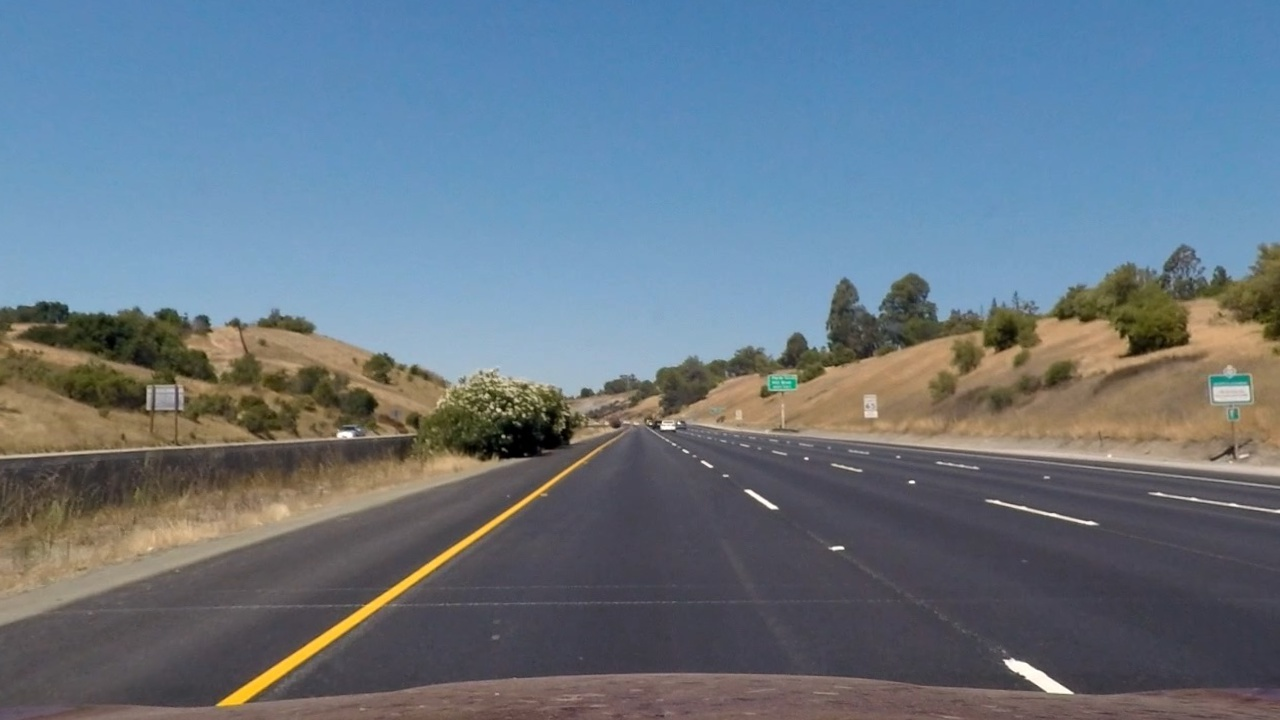
#> input picture output_images/undst_test_images/straight_lines1_undist.jpg, 1280 x 720 px, given as the content of the folder test_images, which was not available
$ jupyter execute --allow-errors P02_test_image_pipeline.ipynb   (shell and % lines are left out)   (older library calls are emulated)   (text cells are left out)
#> lines starting #> are read from the running program, lines starting #| are printed output that depends on the picture; after the words box and inside, x2 and y2 are one past the last pixel; in counts of white or black regions, pixels touching at a corner belong together; pictures that were not available may be replaced by others from this repository, and a replacement may not be noted
[cell 1]
import numpy as np
import cv2
import glob
import matplotlib.pyplot as plt
#import PyQt5
import pickle
import os.path

# load pickled distortion matrix
with open('wide_dist_pickle.p', mode='rb') as f:
#> (reads wide_dist_pickle.p from the repository)
    dist_pickle = pickle.load(f)
    mtx = dist_pickle["mtx"]
    dist = dist_pickle["dist"]

[cell 2]
images = glob.glob('test_images/*.jpg')
undist_images = []
# Test undistortion for each image
for fname in images:
    img = cv2.imread(fname)
#> img is the input picture: shape (720, 1280, 3); mean B, G, R 131.6, 118.3, 103.6
    img_size = (img.shape[1], img.shape[0])
#> img_size = (1280, 720)

    # Do camera calibration given object points and image points
    undist = cv2.undistort(img, mtx, dist, None, mtx)

    undist_images.append(cv2.cvtColor(undist, cv2.COLOR_BGR2RGB))

    # split fname for output
    outfname, ext = os.path.splitext(fname.split('/')[-1])
    # output undist img with _undist.jpg
    cv2.imwrite('output_images/undst_test_images/{0}_undist.jpg'.format(outfname),undist)

[cell 3]
num_image = 6
#> (the rest of this cell did not finish here and is left out)

[cell 4]
import matplotlib.image as mpimg

#images = glob.glob('test_images/*.jpg')
#image = mpimg.imread(images[1])
images = undist_images
#> images = 1 item

color_binary_images = []
combined_binary_images = []

# Edit this function to create your own pipeline.
def pipeline(img, s_thresh=(170, 255), sx_thresh=(20, 100)):
    img = np.copy(img)
    # Convert to HLS color space and separate the V channel
    hls = cv2.cvtColor(img, cv2.COLOR_RGB2HLS)
    l_channel = hls[:,:,1]
    s_channel = hls[:,:,2]
    # Sobel x
    sobelx = cv2.Sobel(l_channel, cv2.CV_64F, 1, 0) # Take the derivative in x
    abs_sobelx = np.absolute(sobelx) # Absolute x derivative to accentuate lines away from horizontal
    scaled_sobel = np.uint8(255*abs_sobelx/np.max(abs_sobelx))

    # Threshold x gradient
    sxbinary = np.zeros_like(scaled_sobel)
    sxbinary[(scaled_sobel >= sx_thresh[0]) & (scaled_sobel <= sx_thresh[1])] = 1

    # Threshold color channel
    s_binary = np.zeros_like(s_channel)
    s_binary[(s_channel >= s_thresh[0]) & (s_channel <= s_thresh[1])] = 1
    # Stack each channel
    color_binary = np.dstack(( np.zeros_like(sxbinary), sxbinary, s_binary)) * 255

    # Combine the two binary thresholds
    combined_binary = np.zeros_like(sxbinary)
    combined_binary[(s_binary == 1) | (sxbinary == 1)] = 1
    return color_binary, combined_binary

for image in images:
    #image = mpimg.imread(fname)
    color_binary, combined_binary = pipeline(image, (170, 255), (20, 100))

    # split fname for output
    #outfname, ext = os.path.splitext(fname.split('/')[-1])
    #plt.imsave('output_images/binary_images/{0}_binary.jpg'.format(outfname),combined_binary,cmap = 'gray')
    color_binary_images.append(color_binary)
    combined_binary_images.append(combined_binary)
#> this loop made 1 pass
#> pass 1, in pipeline, `img = np.copy(img)`:
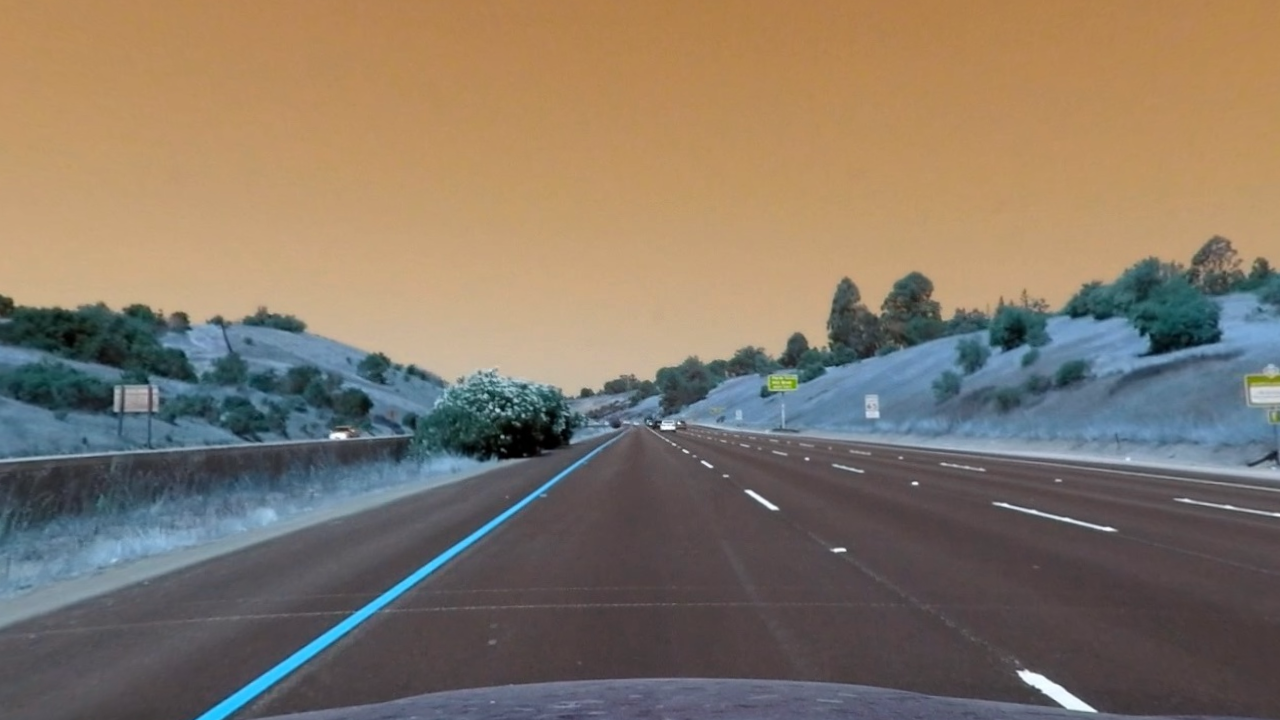
#> img: shape (720, 1280, 3); mean of channels 0, 1, 2 103.5, 118.4, 131.6; drawn as B, G, R
#> pass 1, in pipeline, `l_channel = hls[:,:,1]`:
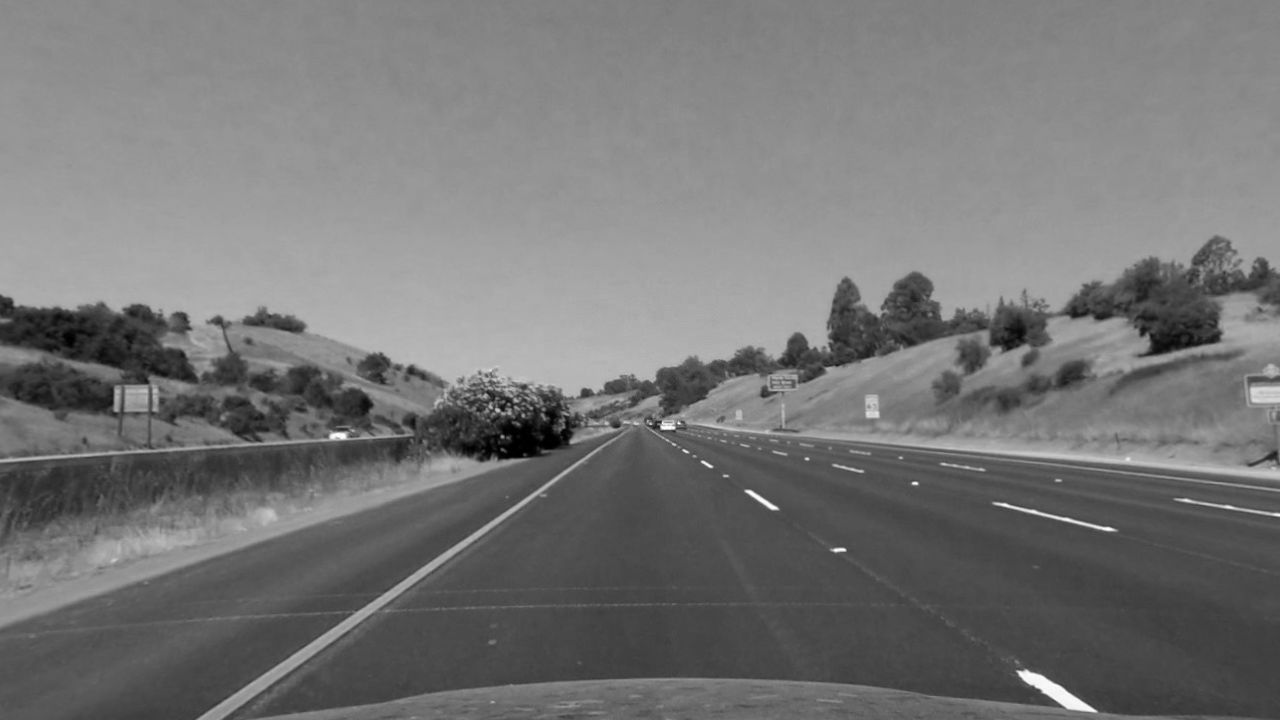
#> l_channel: shape (720, 1280); min 0, max 254, mean 117.4
#> pass 1, in pipeline, `s_channel = hls[:,:,2]`:
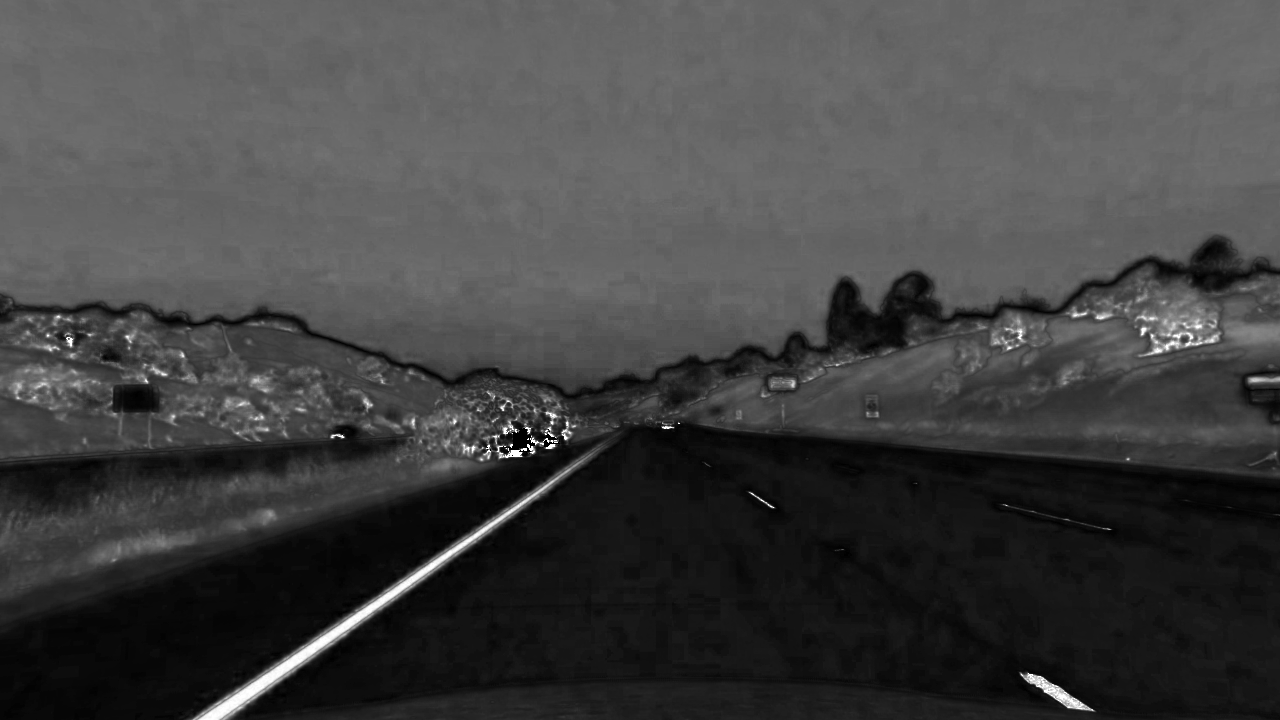
#> s_channel: shape (720, 1280); min 0, max 255, mean 66.2
#> after the loop, color_binary_images = 1 item; combined_binary_images = 1 item

[cell 5]
# Plot the result
num_image = 1

#> (the rest of this cell did not finish here and is left out)

#> (a cell that did not finish here is left out)

[cell 7]
# Define src position and dst position
#src = np.float32(
#        [[img_size[0]/2 - 55, img_size[1]/2 + 100],
#         [img_size[0]/6 - 10, img_size[1]],
#         [img_size[0]*5/6 + 60, img_size[1]],
#         [img_size[0]/2 + 55, img_size[1]/2 + 100]])

src = np.float32(
        [[img_size[0]/2 - 60, img_size[1]/2 + 100],
         [img_size[0]/6 - 25, img_size[1]],
         [img_size[0]*5/6 + 75, img_size[1]],
         [img_size[0]/2 + 60, img_size[1]/2 + 100]])

dst = np.float32(
        [[img_size[0]/4, 0],
         [img_size[0]/4, img_size[1]],
         [img_size[0]*3/4, img_size[1]],
         [img_size[0]*3/4, 0]])

[cell 8]
# Get M and Minv for transform
M = cv2.getPerspectiveTransform(src, dst)
Minv = cv2.getPerspectiveTransform(dst, src)

# Define perspective transform function
def warper(img, src, dst):
    img_size = (img.shape[1], img.shape[0])
    #M = cv2.getPerspectiveTransform(src, dst)
    warped = cv2.warpPerspective(img, M, img_size,cv2.INTER_NEAREST)
    return warped

[cell 9]
binary_warped_images = []
for image in combined_binary_images:
    binary_warped_image = warper(image, src, dst)
    binary_warped_images.append(binary_warped_image)
#> this loop made 1 pass
#> pass 1, in warper, `warped = cv2.warpPerspective(img, M, img_size,cv2.INTER_NEAREST)`:
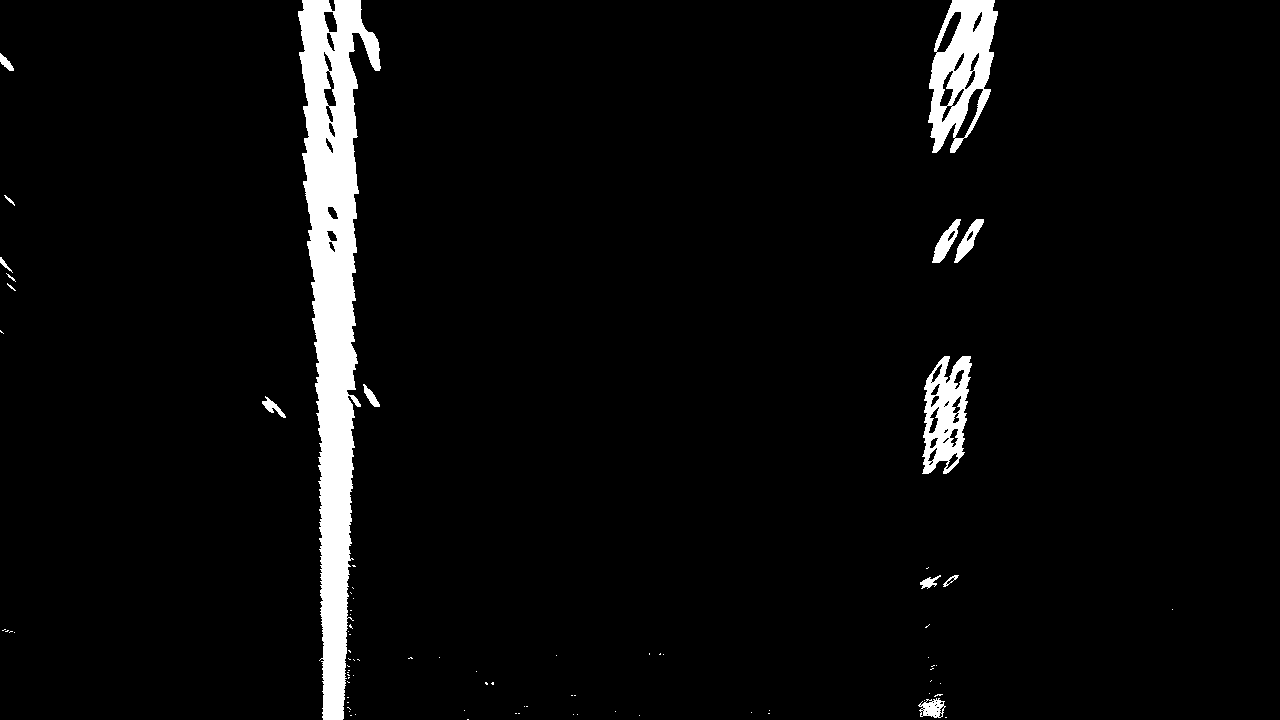
#> warped: shape (720, 1280); values 0 (black) and 1 (white), 4.2% white; 83 white regions (69 under 20 px), largest, box (x1, y1, x2, y2) and area: (298, 0, 381, 720) 27360, (928, 0, 998, 153) 5993, (922, 356, 972, 474) 3468
#> after the loop, binary_warped_images = 1 item
